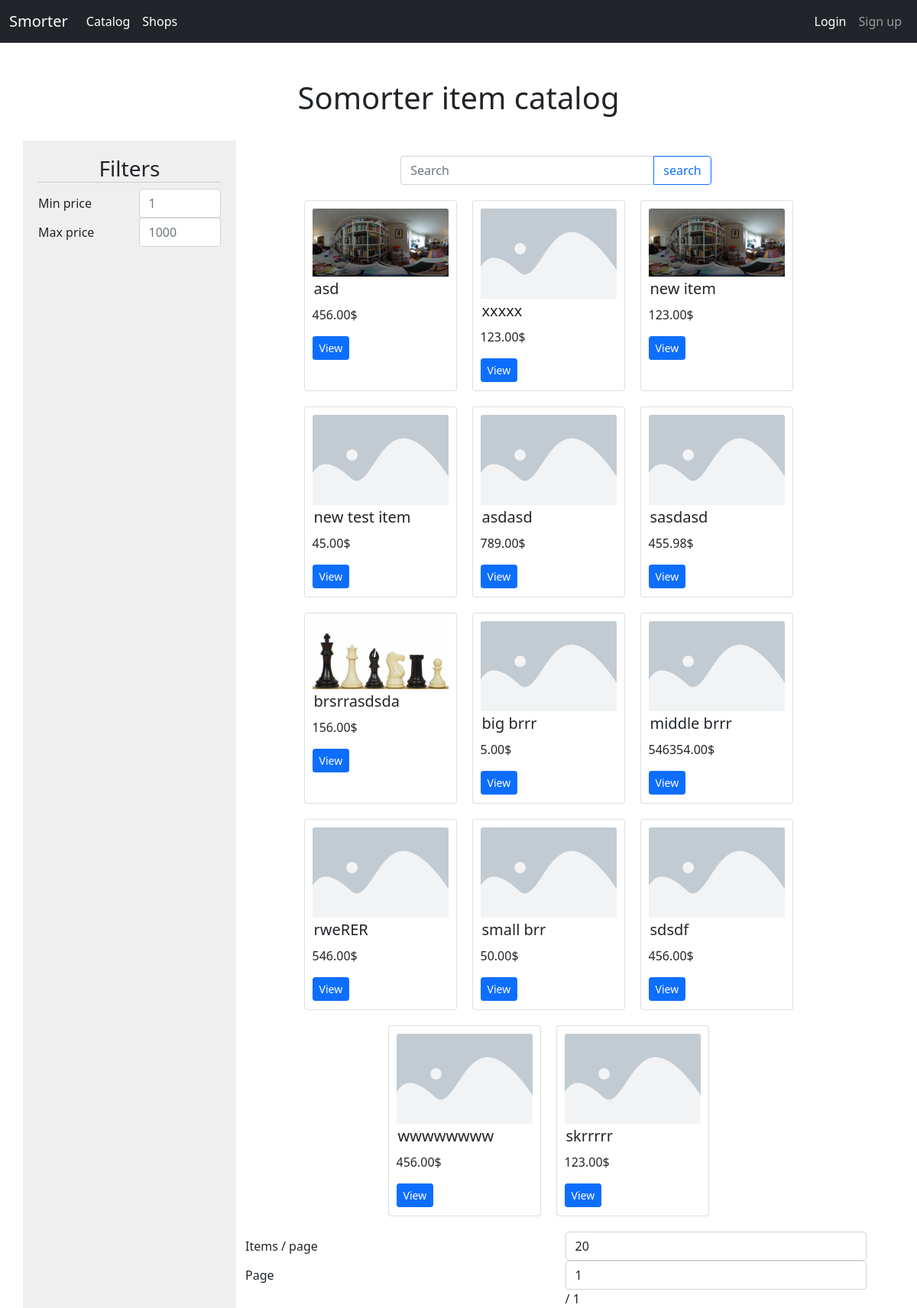
Page /catalog/ on the earlier database version.
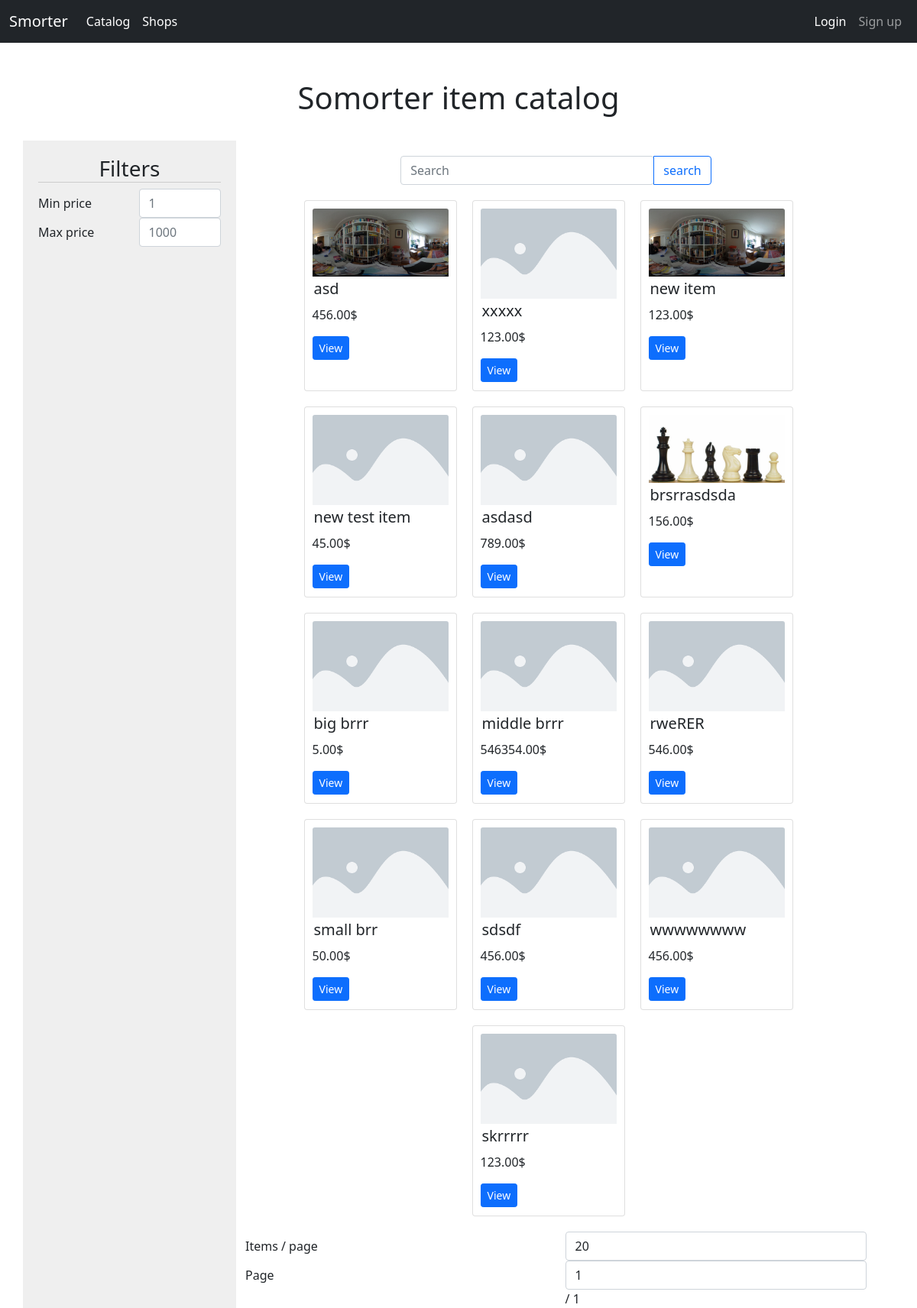
Same page on the later database version.
### eshop/models.py (models this page shows, shortened)
class Item(models.Model):
    shop = models.ForeignKey(Shop, null=False, blank=False, on_delete=models.CASCADE)
    title = models.CharField(max_length=150, blank=False, null=False)
    description = models.TextField(blank=True, null=True)
    path = models.CharField(max_length=200, blank=False, null=False)
    price = models.DecimalField(decimal_places=2, max_digits=9, blank=False, null=False)
    specs = models.CharField(max_length=1000, default={})
    class Meta:
        ordering = ["shop", "path"]

class ItemImage(models.Model):
    item = models.ForeignKey(Item, null=False, blank=False, on_delete=models.CASCADE)
    image = models.ImageField(upload_to=item_img_path, null=False, blank=False)
    alt = models.CharField(max_length=50, default="item_image")

### eshop/views.py (the view)
# urls.py: path('catalog/', views.catalog, name="catalog"),
@csrf_exempt
def catalog(request):
    filters = {x: y[0] for x, y in {**request.POST}.items()}
    for x, y in [["search", None], ["minPrice", None], ["maxPrice", None], ["itemsPerPage", 20], ["page", 1]]:
        if x not in filters:
            filters[x] = y
    items = [x for x in Item.objects.all()]
    if filters["search"] not in [None, ""]:
        items = [x for x in items if filters["search"] in x.title]
    if filters["minPrice"]:
        items = [x for x in items if float(filters["minPrice"]) < float(x.price)]
    if filters["maxPrice"]:
        items = [x for x in items if float(filters["maxPrice"]) > float(x.price)]
    page_items = [[]]
    i = 0
    while len(items) > 0:
        if i < int(filters["itemsPerPage"]):
            page_items[-1].append(items[0])
            items.pop(0)
            i += 1
        else:
            i = 0
            page_items.append([])
    filters["page"] = int(filters["page"])
    if int(filters["page"]) > len(page_items):
        filters["page"] = len(page_items)
    return render(request, 'catalog.html', {"items":  page_items[filters["page"]-1], "filters": filters, "page_count": len(page_items)})

### eshop/templatetags/tags.py (called while the page is built)
@register.filter(name='item_image')
def item_image(value):
    if len(value):
        return value[0].image.url

@register.filter(name='item_title')
def item_title(title, search):
    return title.replace(search, f"<span class='searched'>{search}</span>") if search else title

### eshop/templates/catalog.html (shortened to what this page needs)
{% extends "base.html" %}
{% load tags %}
{% load static %}
{% block content %}
<div id="catalog" class="container">
  <br>
  <br>
  <h1 class="text-center">Somorter item catalog</h1>
  <br>
  <form method="POST" action="{% url 'catalog' %}">
    <div class="container row catalog">
      <div class="col-md-3" id="catalog-filter">
        <h3>Filters</h3>
        <div class="form-group row">
          <label for="minPrice" class="col-sm-6 col-form-label">Min price</label>
          <div class="col-sm-6">
            <input type="number" class="form-control" id="minPrice" name="minPrice"  placeholder="1" {% if filters.minPrice %}value="{{ filters.minPrice }}"{% endif %}>
          </div>
        </div>
        <div class="form-group row">
          <label for="maxPrice" class="col-sm-6 col-form-label">Max price</label>
          <div class="col-sm-6">
            <input type="number" class="form-control" id="maxPrice"  name="maxPrice" placeholder="1000" {% if filters.maxPrice %}value="{{ filters.maxPrice }}"{% endif %}>
          </div>
        </div>
      </div>
      <div id="catalog-items" class="col-md-9">
        <div class="input-group" id="itemSearch">
          <input type="search" class="form-control rounded" placeholder="Search" name="search" aria-label="Search"
            aria-describedby="search-addon" {% if filters.search %}value="{{ filters.search }}"{% endif %}/>
          <button type="submit" class="btn btn-outline-primary">search</button>
        </div>
        <div id="items">
          {% for item in items %}
          <div class="card item" path="{{item.path}}">
            <div class="card-body">
              {% if item.itemimage_set.all|item_image %}
              <img class="card-img-top" src="{{ item.itemimage_set.all|item_image }}" alt="{{ item.title }}">
              {% else %}
              <img class="card-img-top" src="{% static 'img/item-placehloder.png' %}" alt="{{ item.title }}">
              {% endif %}
              <h5 class="card-title item-title">{{ item.title|item_title:filters.search|safe }}</h5>
              <p class="card-text">{{ item.price }}$</p>
              <a href="#" class="btn btn-primary btn-sm">View</a>
            </div>
          </div>
          {% endfor %}
        </div>
        <div class="form-group row">
          <label for="itemsPerPage" class="col-sm-6 col-form-label">Items / page</label>
          <div class="col-sm-6">
            <input type="number" class="form-control" id="itemsPerPage"  name="itemsPerPage" placeholder="20" {% if filters.itemsPerPage %}value="{{ filters.itemsPerPage }}"{% endif %}>
          </div>
        </div>
        <div class="form-group row">
          <label for="page" class="col-sm-6 col-form-label">Page</label>
          <div class="col-sm-6">
            <input type="number" class="form-control" id="page"  name="page" placeholder="0" {% if filters.page %}value="{{ filters.page }}"{% endif %}> / {{ page_count }}
          </div>
        </div>
      </div>
    </div>
  </form>
</div>
{% endblock %}

Differences in the rows shown:
removed Item: title|item_title "sasdasd", price "455.98"
